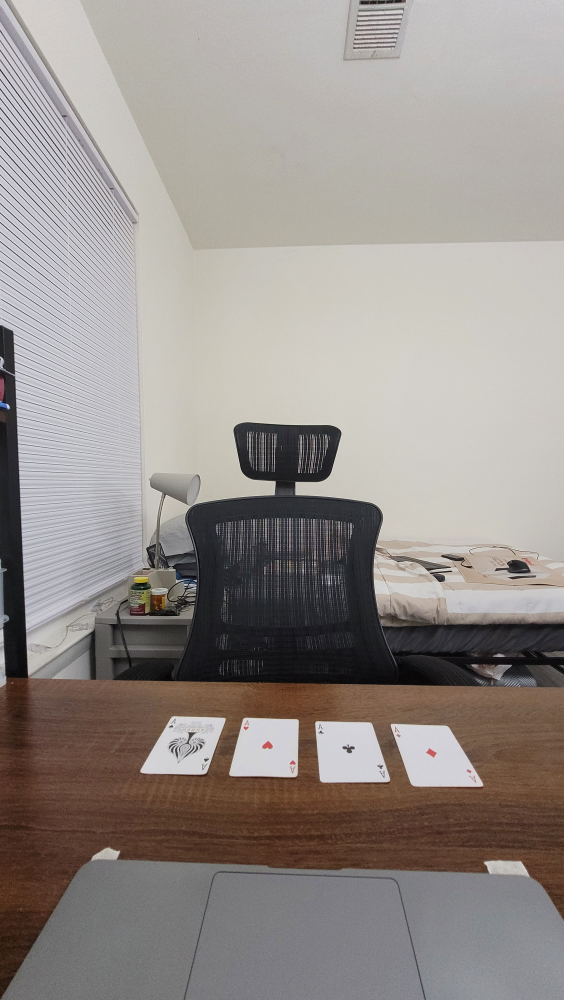
#> input picture test_13_11/cards_nouser.jpg, 2256 x 4000 px (shown at 1/4 size)
$ python cv_vs_customtest.py
#> lines starting #> are read from the running program, lines starting #| are printed output that depends on the picture
import numpy as np
import cv2


def compute_homography(src, dst):
  '''Computes the homography from src to dst.
   Input:
    src: source points, shape (N, 2), where N >= 4
    dst: destination points, shape (N, 2)
   Output:
    H: homography from source points to destination points, shape (3, 3)'''

  #making matrix A from src and dst points

  a = np.zeros([2*len(src),9])
  for i in range(len(src)):
    a[2*i,:]=[src[i,0],src[i,1],1,0,0,0,-src[i,0]*dst[i,0],-src[i,1]*dst[i,0],-dst[i,0]]
    a[2*i+1,:]=[0,0,0,src[i,0],src[i,1],1,-src[i,0]*dst[i,1],-src[i,1]*dst[i,1],-dst[i,1]]
  # print("A: ",a)

  #finding out eigenvalues and eigenvectors of AtA

  c,d = np.linalg.eigh(np.dot(np.transpose(a),a))
  d=d[:,0]
  d=d/d[-1]
  # print(d)
  H = np.reshape(d,[3,3])
  # print("H: ",H)
  return H

##############################
# TO DO: Implement the apply_homography function

# [47 lines left out: functions apply_homography, warp_img, not called in this run]

trapezoid_pts = np.array([[490 ,2690], [1660,2690], [2030,3350], [70,3350]], dtype='float32') # for portrait mode in 4K (3840x2160)

#rectangle points
rectangle_pts = np.array([[0,0],[1920,0],[1920,1080],[0,1080]],dtype='float32')

custom_H = compute_homography(trapezoid_pts,rectangle_pts)
perspective_matrix = cv2.getPerspectiveTransform(trapezoid_pts, rectangle_pts)

print(custom_H)
print(perspective_matrix)


image=cv2.imread("test_13_11/cards_nouser.jpg")
#> image is the input picture: shape (4000, 2256, 3); mean B, G, R 139, 143.2, 149.9


# Apply the perspective transformation to the image

# custom_image = warp_img(image,custom_H,(1080, 1920))
custom_image = cv2.warpPerspective(image,custom_H,(1920,1080))
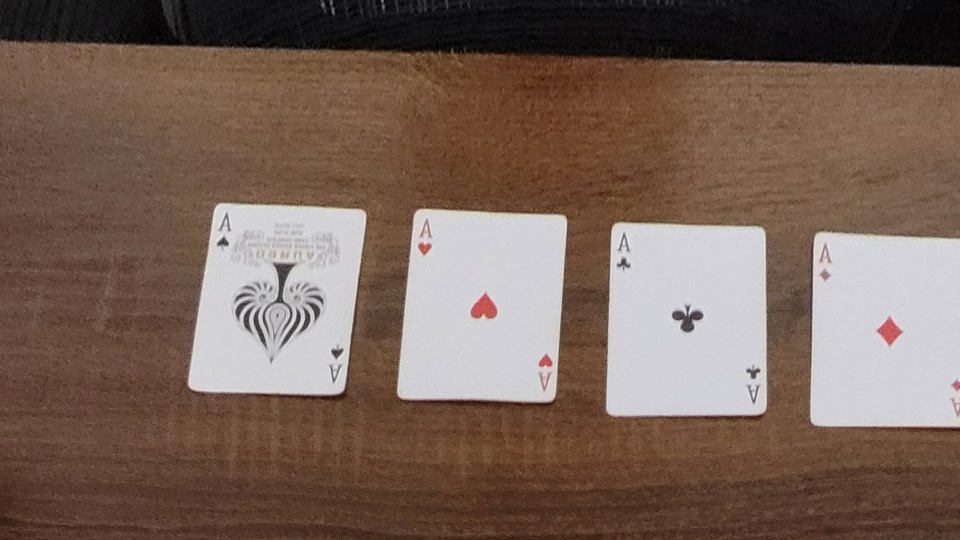
#> custom_image: shape (1080, 1920, 3) (shown at 1/2 size); mean B, G, R 87.5, 99.1, 120.2
td_image = cv2.warpPerspective(image, perspective_matrix, (1920, 1080))
td_image = cv2.rotate(td_image,cv2.ROTATE_180)
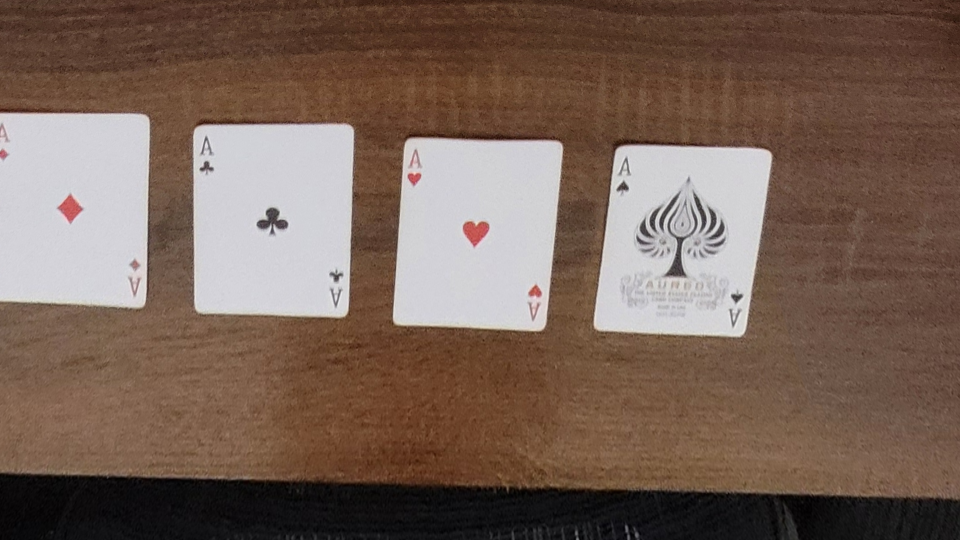
#> td_image: shape (1080, 1920, 3) (shown at 1/2 size); mean B, G, R 87.6, 99.1, 120.3
cv2.imshow('cv',td_image)
cv2.imshow('custom',custom_image)

cv2.waitKey()

$ run again, with test_13_11/20231113_213446.jpg copied over test_13_11/cards_nouser.jpg
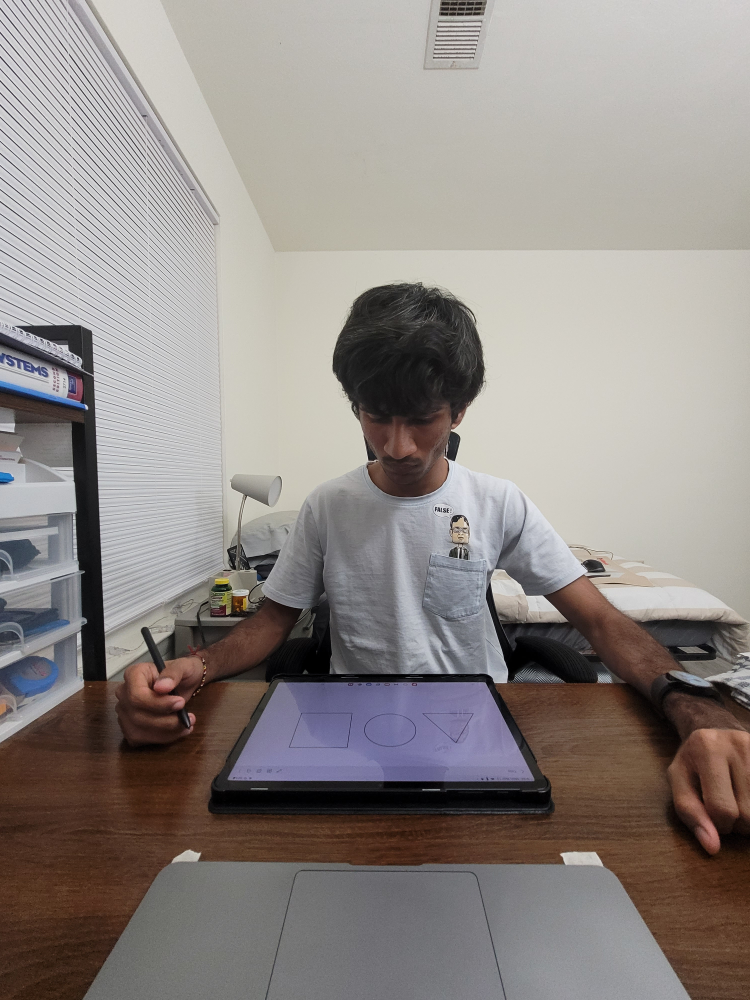
#> input picture test_13_11/20231113_213446.jpg, 3000 x 4000 px (shown at 1/4 size)
#> image is the input picture: shape (4000, 3000, 3); mean B, G, R 134.3, 137.7, 144.2
#> `custom_image = cv2.warpPerspective(image,custom_H,(1920,1080))`:
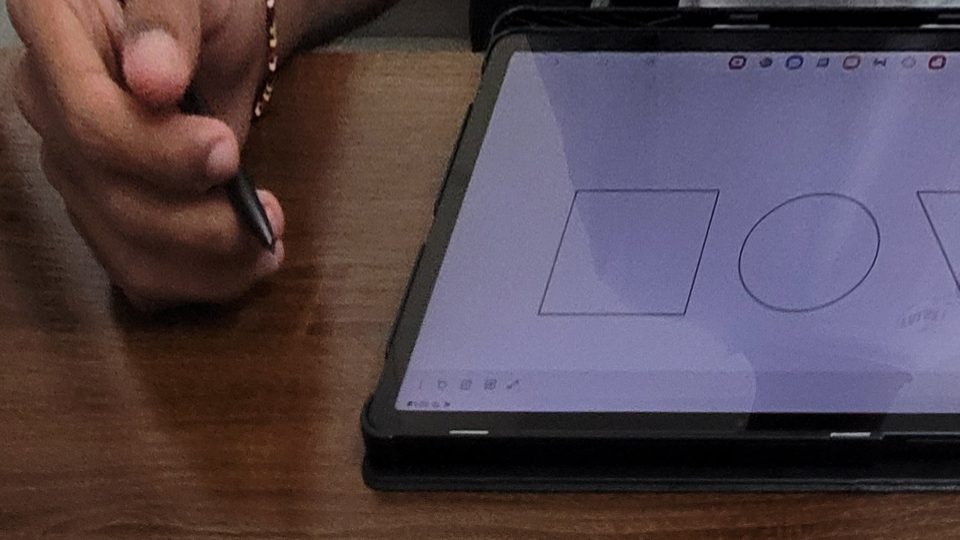
#> custom_image: shape (1080, 1920, 3) (shown at 1/2 size); mean B, G, R 76.3, 68.1, 82.2
#> `td_image = cv2.rotate(td_image,cv2.ROTATE_180)`:
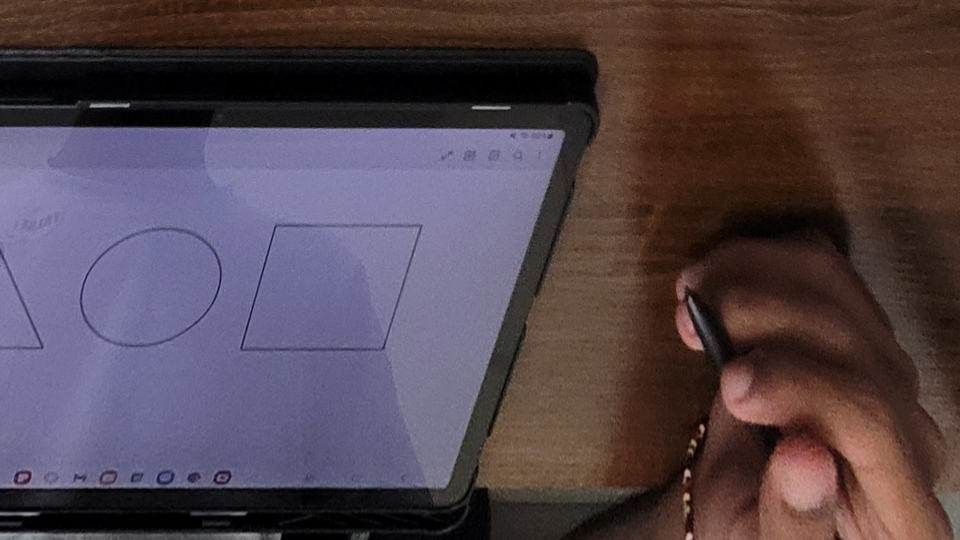
#> td_image: shape (1080, 1920, 3) (shown at 1/2 size); mean B, G, R 76.3, 68.1, 82.2

$ run again, with test_13_11/20231113_213501.jpg copied over test_13_11/cards_nouser.jpg
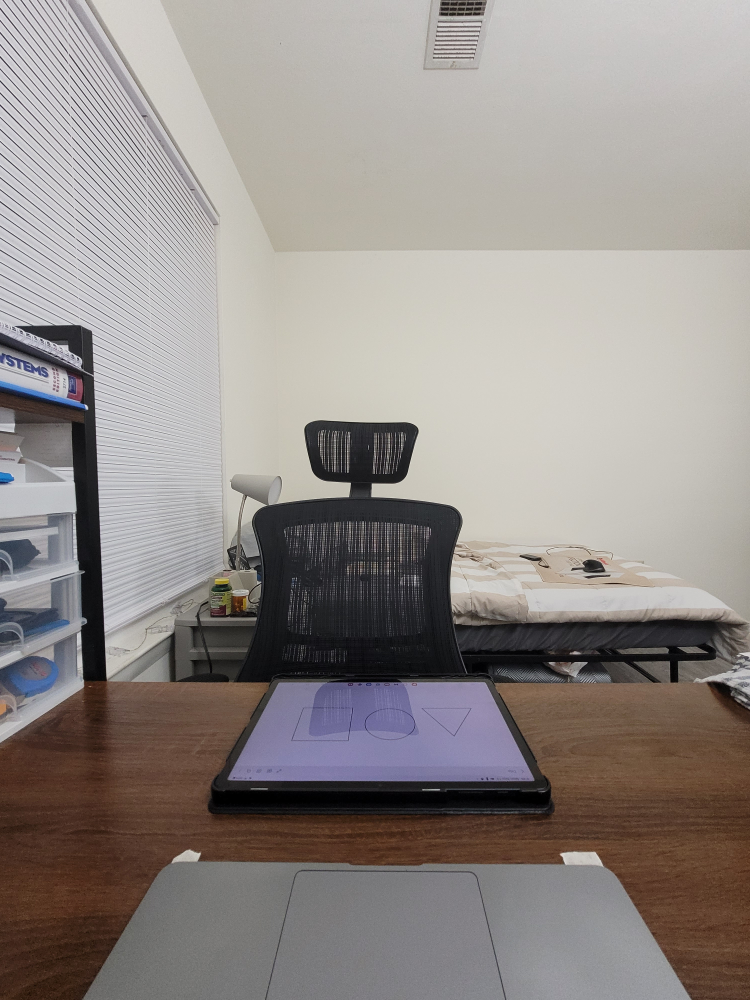
#> input picture test_13_11/20231113_213501.jpg, 3000 x 4000 px (shown at 1/4 size)
#> image is the input picture: shape (4000, 3000, 3); mean B, G, R 136.7, 140.1, 146.6
#> `custom_image = cv2.warpPerspective(image,custom_H,(1920,1080))`:
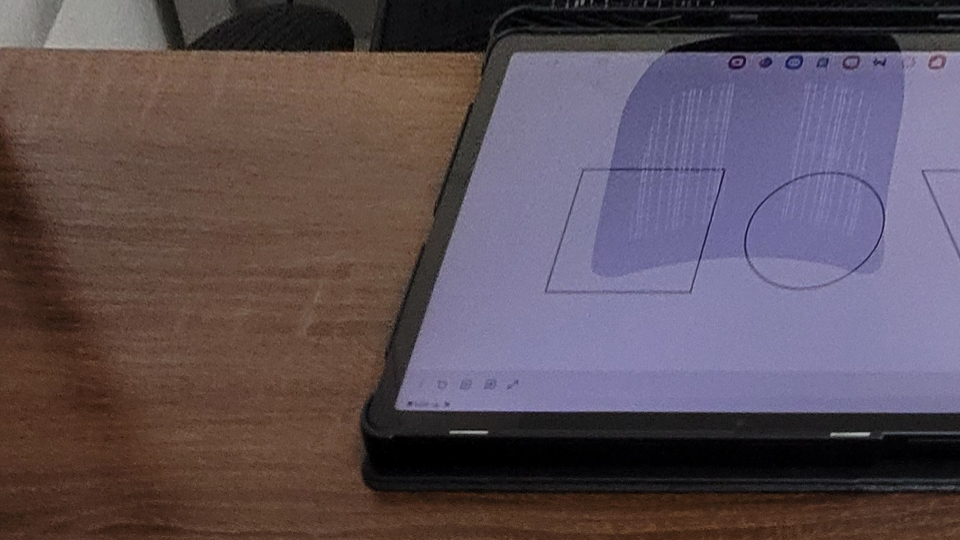
#> custom_image: shape (1080, 1920, 3) (shown at 1/2 size); mean B, G, R 86.5, 79, 92.2
#> `td_image = cv2.rotate(td_image,cv2.ROTATE_180)`:
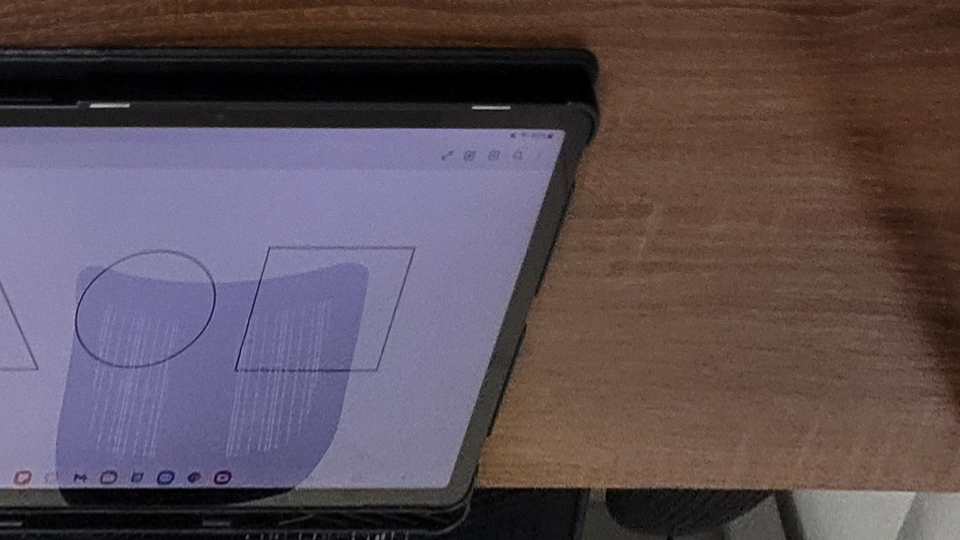
#> td_image: shape (1080, 1920, 3) (shown at 1/2 size); mean B, G, R 86.5, 79, 92.2
